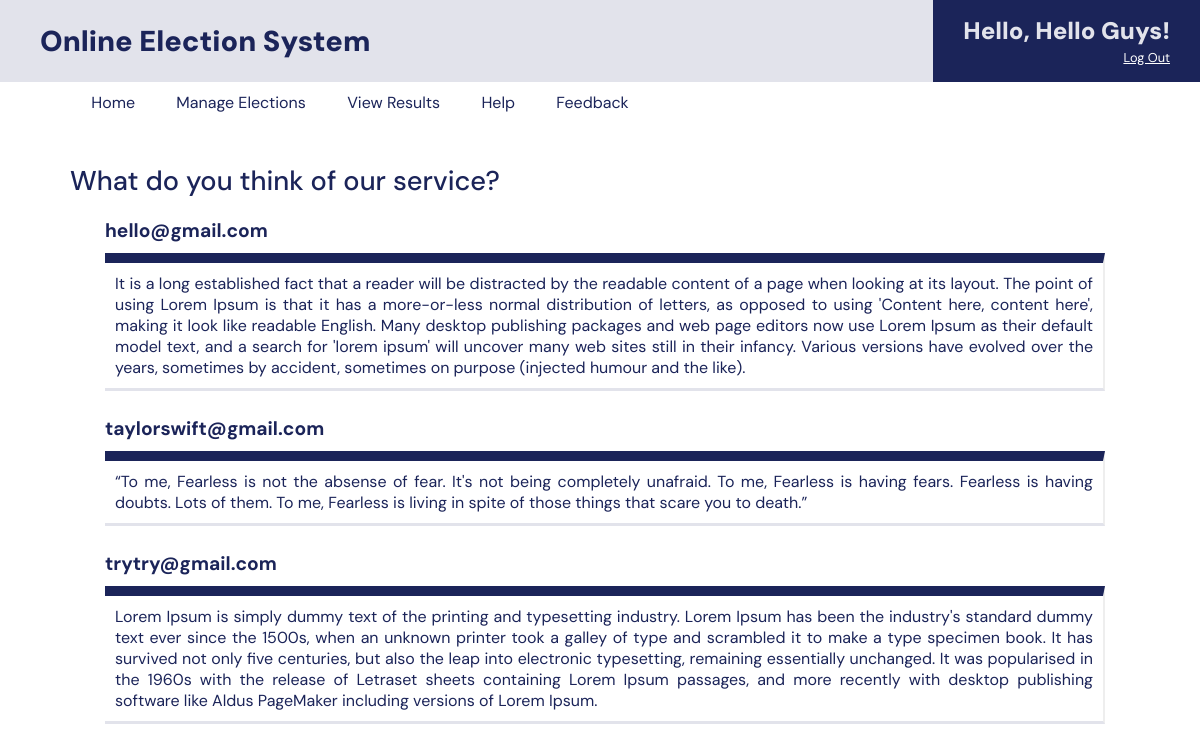
Before: /includes/admin-contact.php (signed in) with the older database file.
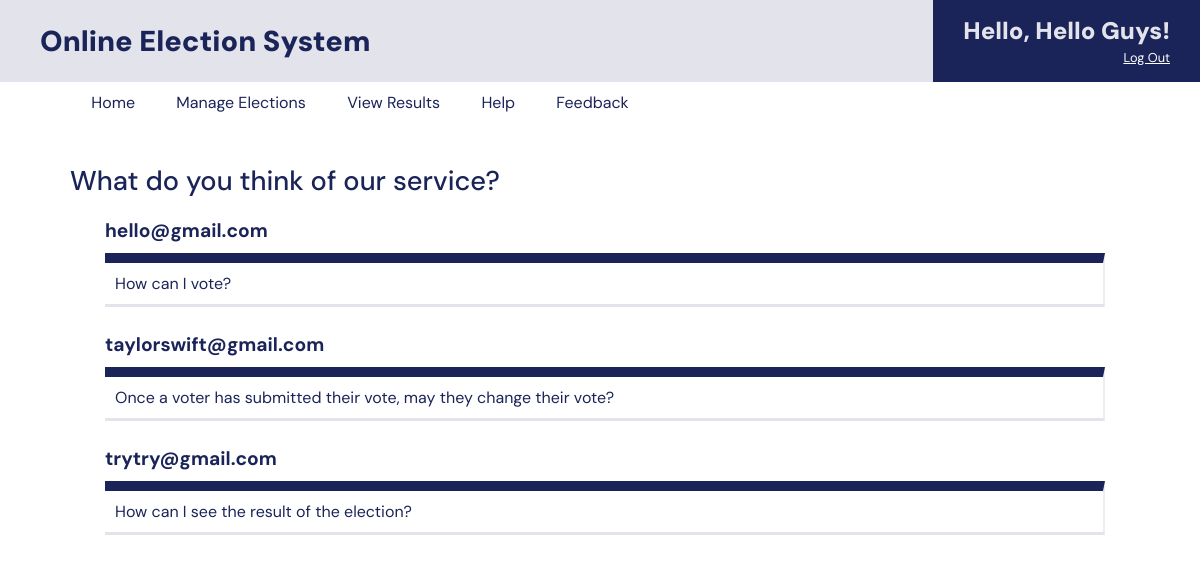
After: the same page with the newer database file.
### tables this page shows
CREATE TABLE `contact_tbl` (
  `email` varchar(80) NOT NULL,
  `comment` text NOT NULL
);

### includes/admin-contact.php (the view, shortened to what this page needs)
<?php
	include_once 'header.php';
	require_once 'dbh.inc.php';
		$result = $conn->query("select * from contact_tbl");
?>
		<div class="contact">
            <div class="subtitle">
                What do you think of our service?
            </div>
			<?php foreach ($result as $feedback): ?>
			<div class="email">
				<?php echo $feedback['email'];?>
				<div class="comment">
					<?php echo $feedback['comment'];?>
				</div>
            </div>
			<?php endforeach; ?>
		</div>
</body>
</html>

Changed rows visible on the page:
changed contact_tbl "hello@gmail.com": comment "It is a long established fact that a reader will be distracted by the readable content of a page when looking at its layout. The point of using Lorem Ipsum is that it has a more-or-less normal distribution of letters, as opposed to using 'Content here, content here', making it look like readable English. Many desktop publishing packages and web page editors now use Lorem Ipsum as their default model text, and a search for 'lorem ipsum' will uncover many web sites still in their infancy. Various versions have evolved over the years, sometimes by accident, sometimes on purpose (injected humour and the like)." → "How can I vote?"
changed contact_tbl "taylorswift@gmail.com": comment "“To me, Fearless is not the absense of fear. It's not being completely unafraid. To me, Fearless is having fears. Fearless is having doubts. Lots of them. To me, Fearless is living in spite of those things that scare you to death.”" → "Once a voter has submitted their vote, may they change their vote?"
changed contact_tbl "trytry@gmail.com": comment "Lorem Ipsum is simply dummy text of the printing and typesetting industry. Lorem Ipsum has been the industry's standard dummy text ever since the 1500s, when an unknown printer took a galley of type and scrambled it to make a type specimen book. It has survived not only five centuries, but also the leap into electronic typesetting, remaining essentially unchanged. It was popularised in the 1960s with the release of Letraset sheets containing Lorem Ipsum passages, and more recently with desktop publishing software like Aldus PageMaker including versions of Lorem Ipsum." → "How can I see the result of the election?"
